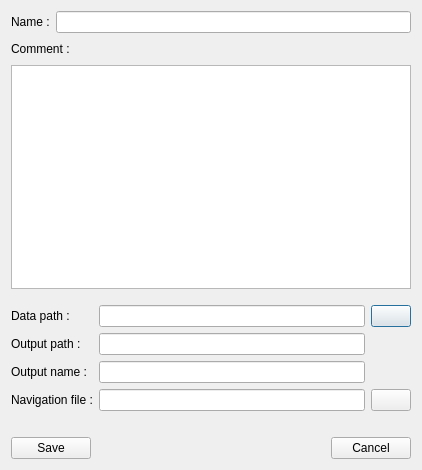
<?xml version="1.0" encoding="UTF-8"?>
<ui version="4.0">
 <class>JobDialog</class>
 <widget class="QDialog" name="JobDialog">
  <property name="geometry">
   <rect>
    <x>0</x>
    <y>0</y>
    <width>422</width>
    <height>470</height>
   </rect>
  </property>
  <property name="sizePolicy">
   <sizepolicy hsizetype="Fixed" vsizetype="Fixed">
    <horstretch>0</horstretch>
    <verstretch>0</verstretch>
   </sizepolicy>
  </property>
  <property name="windowTitle">
   <string>New task</string>
  </property>
  <property name="windowIcon">
   <iconset resource="resources/resources.qrc">
    <normaloff>:/png/ifremer-grand.png</normaloff>:/png/ifremer-grand.png</iconset>
  </property>
  <property name="styleSheet">
   <string notr="true"/>
  </property>
  <layout class="QVBoxLayout" name="verticalLayout">
   <item>
    <layout class="QHBoxLayout" name="horizontalLayout" stretch="1,10">
     <item>
      <widget class="QLabel" name="label">
       <property name="sizePolicy">
        <sizepolicy hsizetype="Preferred" vsizetype="Preferred">
         <horstretch>0</horstretch>
         <verstretch>0</verstretch>
        </sizepolicy>
       </property>
       <property name="minimumSize">
        <size>
         <width>0</width>
         <height>0</height>
        </size>
       </property>
       <property name="maximumSize">
        <size>
         <width>72</width>
         <height>16777215</height>
        </size>
       </property>
       <property name="text">
        <string>Name :</string>
       </property>
      </widget>
     </item>
     <item>
      <widget class="QLineEdit" name="_LE_name"/>
     </item>
    </layout>
   </item>
   <item>
    <layout class="QHBoxLayout" name="horizontalLayout_5">
     <item>
      <widget class="QLabel" name="label_4">
       <property name="text">
        <string>Comment :</string>
       </property>
      </widget>
     </item>
     <item>
      <spacer name="horizontalSpacer_3">
       <property name="orientation">
        <enum>Qt::Horizontal</enum>
       </property>
       <property name="sizeHint" stdset="0">
        <size>
         <width>40</width>
         <height>20</height>
        </size>
       </property>
      </spacer>
     </item>
    </layout>
   </item>
   <item>
    <widget class="QTextEdit" name="_TXT_comments">
     <property name="sizePolicy">
      <sizepolicy hsizetype="Expanding" vsizetype="Expanding">
       <horstretch>0</horstretch>
       <verstretch>0</verstretch>
      </sizepolicy>
     </property>
     <property name="maximumSize">
      <size>
       <width>16777215</width>
       <height>500</height>
      </size>
     </property>
    </widget>
   </item>
   <item>
    <layout class="QGridLayout" name="gridLayout">
     <property name="topMargin">
      <number>10</number>
     </property>
     <property name="bottomMargin">
      <number>10</number>
     </property>
     <item row="1" column="0">
      <widget class="QLabel" name="_LA_resultPath">
       <property name="text">
        <string>Output path :</string>
       </property>
      </widget>
     </item>
     <item row="2" column="0">
      <widget class="QLabel" name="_LA_outputFile">
       <property name="text">
        <string>Output name :</string>
       </property>
      </widget>
     </item>
     <item row="3" column="0">
      <widget class="QLabel" name="_LA_navigationFile">
       <property name="text">
        <string>Navigation file :</string>
       </property>
      </widget>
     </item>
     <item row="3" column="1">
      <widget class="QLineEdit" name="_LE_navigationFile"/>
     </item>
     <item row="0" column="0">
      <widget class="QLabel" name="_LA_dataPath">
       <property name="text">
        <string>Data path :</string>
       </property>
      </widget>
     </item>
     <item row="0" column="1">
      <widget class="QLineEdit" name="_LE_dataPath"/>
     </item>
     <item row="1" column="1">
      <widget class="QLineEdit" name="_LE_resultPath"/>
     </item>
     <item row="0" column="2">
      <widget class="QPushButton" name="_PB_dataPath">
       <property name="text">
        <string/>
       </property>
       <property name="icon">
        <iconset resource="icons.qrc">
         <normaloff>:/qss_icons/icons/Dossier.svg</normaloff>:/qss_icons/icons/Dossier.svg</iconset>
       </property>
       <property name="iconSize">
        <size>
         <width>24</width>
         <height>24</height>
        </size>
       </property>
      </widget>
     </item>
     <item row="3" column="2">
      <widget class="QPushButton" name="_PB_navigationFile">
       <property name="text">
        <string/>
       </property>
       <property name="icon">
        <iconset resource="icons.qrc">
         <normaloff>:/qss_icons/icons/File.svg</normaloff>:/qss_icons/icons/File.svg</iconset>
       </property>
       <property name="iconSize">
        <size>
         <width>24</width>
         <height>24</height>
        </size>
       </property>
      </widget>
     </item>
     <item row="2" column="1">
      <widget class="QLineEdit" name="_LE_outputFile"/>
     </item>
    </layout>
   </item>
   <item>
    <spacer name="verticalSpacer">
     <property name="orientation">
      <enum>Qt::Vertical</enum>
     </property>
     <property name="sizeType">
      <enum>QSizePolicy::Fixed</enum>
     </property>
     <property name="sizeHint" stdset="0">
      <size>
       <width>20</width>
       <height>10</height>
      </size>
     </property>
    </spacer>
   </item>
   <item>
    <layout class="QHBoxLayout" name="horizontalLayout_6">
     <item>
      <widget class="QPushButton" name="_PB_save">
       <property name="text">
        <string>Save</string>
       </property>
      </widget>
     </item>
     <item>
      <spacer name="horizontalSpacer">
       <property name="orientation">
        <enum>Qt::Horizontal</enum>
       </property>
       <property name="sizeHint" stdset="0">
        <size>
         <width>40</width>
         <height>20</height>
        </size>
       </property>
      </spacer>
     </item>
     <item>
      <widget class="QPushButton" name="_PB_cancel">
       <property name="text">
        <string>Cancel</string>
       </property>
      </widget>
     </item>
    </layout>
   </item>
  </layout>
 </widget>
 <resources>
  <include location="icons.qrc"/>
  <include location="resources/resources.qrc"/>
 </resources>
 <connections/>
</ui>
